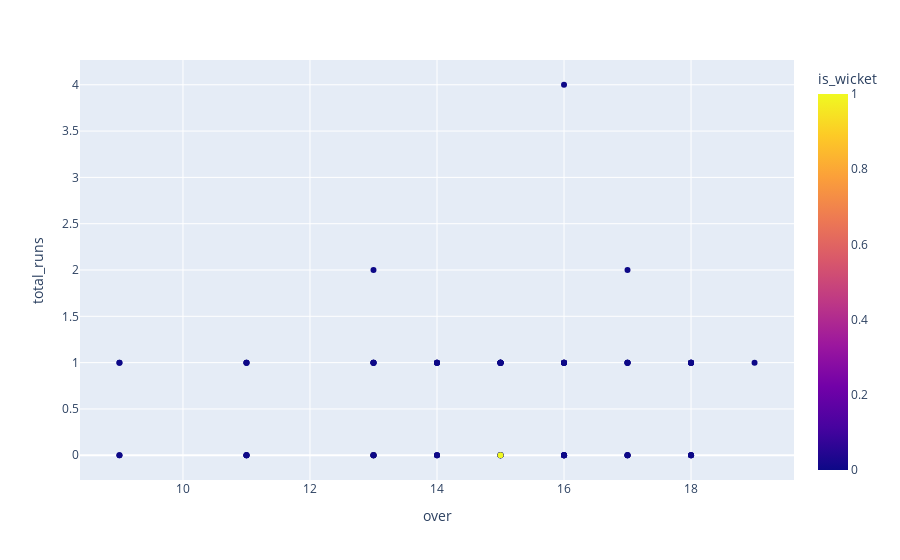

The cell this chart's notebook holds for it:
### Code cell
DHONIvNARINE = ds[ds['batter'].isin(['MS Dhoni'])& (ds['bowler'] == 'SP Narine')]
fig = px.scatter(data_frame=DHONIvNARINE,x='over',y='total_runs',color='is_wicket')
fig.show()

### Figure 1 — Plotly figure (JSON) as saved in the notebook; plotly's stock layout.template omitted (floating-point values rounded to 4 significant figures)
{"data": [{"hovertemplate": "over=%{x}<br>total_runs=%{y}<br>is_wicket=%{marker.color}<extra></extra>", "legendgroup": "", "marker": {"color": [0, 0, 0, 0, 0, 0, 0, 0, 0, 0, 0, 0, 0, 0, 0, 0, 0, 0, 0, 0, 0, 0, 0, 0, 0, 0, 0, 0, 0, 0, 1, 0, 0, 0, 0, 0, 0, 0, 0, 0, 0, 0, 0, 0, 0, 0, 0, 0, 0, 0, 0, 0, 0, 0, 0, 0, 0, 0, 1, 0, 0, 0, 0, 0, 0, 0, 0, 0, 0, 0, 0, 0, 0, 0], "coloraxis": "coloraxis", "symbol": "circle"}, "mode": "markers", "name": "", "orientation": "v", "showlegend": false, "type": "scatter", "x": [15, 15, 17, 17, 17, 19, 16, 16, 16, 18, 18, 18, 15, 13, 13, 13, 15, 15, 18, 18, 18, 18, 17, 17, 11, 11, 11, 13, 13, 13, 13, 15, 15, 17, 17, 17, 17, 13, 13, 16, 16, 9, 9, 9, 9, 11, 11, 11, 11, 15, 15, 15, 14, 14, 14, 18, 18, 15, 15, 13, 13, 15, 15, 16, 16, 16, 14, 14, 14, 14, 16, 16, 16, 16], "xaxis": "x", "y": [0, 1, 2, 1, 1, 1, 0, 0, 1, 0, 1, 1, 0, 1, 1, 1, 1, 1, 0, 1, 0, 0, 0, 1, 0, 0, 1, 2, 0, 0, 0, 1, 0, 0, 0, 0, 1, 0, 1, 1, 0, 0, 1, 1, 0, 0, 1, 0, 1, 1, 0, 1, 0, 1, 1, 1, 1, 0, 0, 0, 0, 1, 1, 1, 4, 0, 0, 1, 0, 1, 0, 1, 0, 1], "yaxis": "y"}], "layout": {"coloraxis": {"colorbar": {"title": {"text": "is_wicket"}}, "colorscale": [[0, "#0d0887"], [0.1111, "#46039f"], [0.2222, "#7201a8"], [0.3333, "#9c179e"], [0.4444, "#bd3786"], [0.5556, "#d8576b"], [0.6667, "#ed7953"], [0.7778, "#fb9f3a"], [0.8889, "#fdca26"], [1, "#f0f921"]]}, "legend": {"tracegroupgap": 0}, "margin": {"t": 60}, "xaxis": {"anchor": "y", "domain": [0, 1], "title": {"text": "over"}}, "yaxis": {"anchor": "x", "domain": [0, 1], "title": {"text": "total_runs"}}}}
